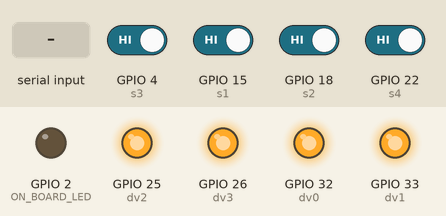
Recording of a sketch running on a simulated ESP32. Shown: output pins drawn as LEDs (lit = HIGH). Inputs (shaded band) come from the test bench; at power-on: GPIO 4 (s3), GPIO 15 (s1), GPIO 18 (s2), GPIO 22 (s4) HIGH. WiFi joins after 1.5 s; servers stay silent unless stated; uploads are accepted with an empty reply; nothing arrives over Bluetooth unless stated; what the sketch prints to the serial monitor is not drawn.

Above: at 2.7 s.
2.8 s: GPIO 4 (s3) driven LOW
At 5.8 s:
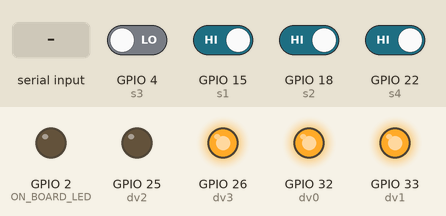
6.6 s: GPIO 15 (s1) driven LOW
At 9.6 s:
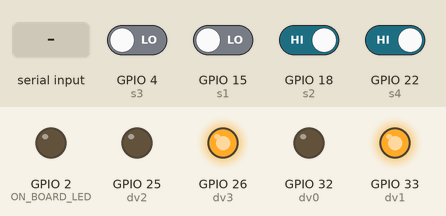
10.0 s: "d2off" received over the second serial link
At 12.3 s:
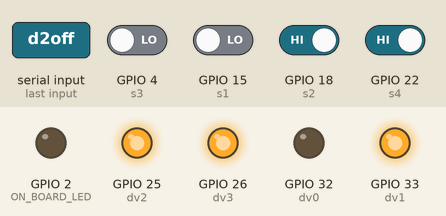
13.4 s: GPIO 18 (s2) driven LOW
At 16.2 s:
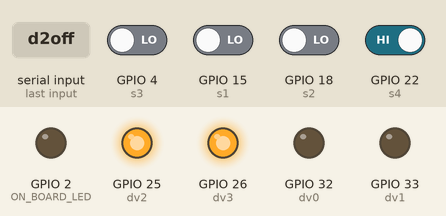
17.0 s: GPIO 22 (s4) driven LOW
At 20.1 s:
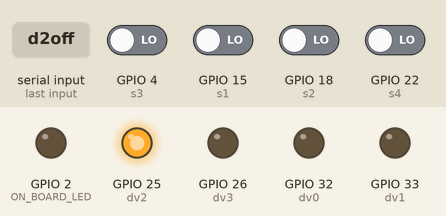
20.4 s: "d0off" received over the second serial link
At 22.7 s:
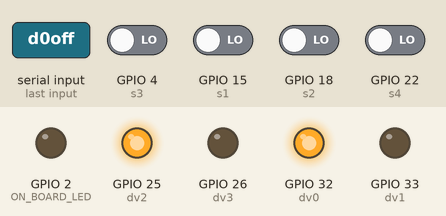
Timing chart, 0 to 24.2 s (numbered marks = the images above; inputs shaded):
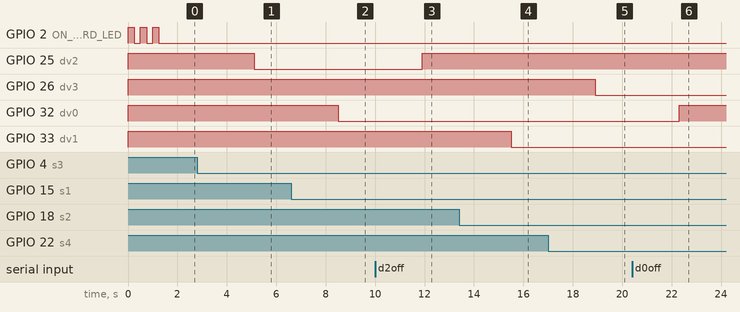

The sketch:

espcode.ino
```cpp
#include <WiFi.h>
#include <HTTPClient.h>
#include "BluetoothSerial.h"

#if !defined(CONFIG_BT_ENABLED) || !defined(CONFIG_BLUEDROID_ENABLED)
#error Bluetooth is not enabled! Please run `make menuconfig` to and enable it
#endif

#define WIFI_NETWORK "M Home"
#define WIFI_PASSWORD "298Aa537"
#define WIFI_TIMEOUT 20000

#define s1 15
#define s2 18
#define s3 4
#define s4 22

#define ON_BOARD_LED 2
#define dv0 32
#define dv1 33
#define dv2 25
#define dv3 26

int flag1_previous =0, flag2_previous = 0, flag3_previous = 0, flag4_previous= 0;
String host = "zeeshanautohome.000webhostapp.com", url = "/read.php", device;
int httpPort = 80, t = 0;

BluetoothSerial SerialBT;

void connectToWiFi() {
    Serial.println("Connecting to WiFi");
    pinMode(ON_BOARD_LED, OUTPUT);
    WiFi.mode(WIFI_STA);
    unsigned long startTime = millis();
    WiFi.begin(WIFI_NETWORK, WIFI_PASSWORD);
    while (WiFi.status() != WL_CONNECTED && millis() - startTime < WIFI_TIMEOUT) {
        Serial.print("..");
        digitalWrite(ON_BOARD_LED, HIGH);
        delay(250);
        digitalWrite(ON_BOARD_LED, LOW);
        delay(250);
    }
    if (WiFi.status() == WL_CONNECTED) {
        Serial.println("WiFi Connected");
        Serial.println(WiFi.localIP());
    }
}

void setup() {
    Serial.begin(9600);
    digitalWrite(dv0, HIGH);
    digitalWrite(dv1, HIGH);
    digitalWrite(dv2, HIGH);
    digitalWrite(dv3, HIGH);
    pinMode(dv0, OUTPUT);
    pinMode(dv1, OUTPUT);
    pinMode(dv2, OUTPUT);
    pinMode(dv3, OUTPUT);
    pinMode(s1, INPUT);
    pinMode(s2, INPUT);
    pinMode(s3, INPUT);
    pinMode(s4, INPUT);
    SerialBT.begin("ESP32test");
    Serial.println("Bluetooth started!");
    connectToWiFi();
}
void loop() {
    if (WiFi.status() == WL_CONNECTED) {
        device = "";
        device = httpGetRequest();
        Serial.println("Data read: ");
        Serial.println(device);
        printToRelay();
    }
    if (SerialBT.available()) {
        device = "";
        String data = blueDataDecode();
        if (device.indexOf("wifion") > 0) {
            connectToWiFi();
        }
        else if (device.indexOf("wifioff") > 0) {
            WiFi.disconnect();
            Serial.println("wifi disconnected");
        }
        postToURL(printToRelay());
    }
    device = "";
    switches();
    postToURL(printToRelay());
    delay(3000);
}

String httpGetRequest() {
    HTTPClient http;
    String payload = "";
    http.begin(host, httpPort, url);
    int httpResp = http.GET();
    if (httpResp > 0) {
        t = 0;
        payload = http.getString();
    }
    else {
        t++;
        Serial.print("Error code: ");
        Serial.println(httpResp);
    }
    http.end();
    if (t > 10) {
        Serial.println("Wifi disconnected");
        WiFi.disconnect();
    }
    return payload;
}
String printToRelay() {
    String datapost = "";
    // for first device
    if (device.indexOf("d0on") > 0) {
        digitalWrite(dv0, LOW);
        datapost += "&hidden_status=on";
        Serial.println("R1 on");
    }
    else if (device.indexOf("d0off") > 0) {
        digitalWrite(dv0, HIGH);
        datapost += "&hidden_status=off";
        Serial.println("R1 off");
    }
    // for 2nd device
    if (device.indexOf("d1on") > 0) {
        digitalWrite(dv1, LOW);
        datapost +="&hidden_status1=on";
        Serial.println("R2 on");
    }
    else if (device.indexOf("d1off") > 0) {
        digitalWrite(dv1, HIGH);
        datapost +="&hidden_status1=off";
        Serial.println("R2 off");
    }
    // for 3rd device
    if (device.indexOf("d2on") > 0) {
        digitalWrite(dv2, LOW);
        datapost += "&hidden_status2=on";
        Serial.println("R3 on");
    }
    else if (device.indexOf("d2off") > 0) {
        digitalWrite(dv2, HIGH);
        datapost += "&hidden_status2=off";
        Serial.println("R3 off");
    }
    // for 4rth device
    if (device.indexOf("d3on") > 0) {
        digitalWrite(dv3, LOW);
        datapost += "&hidden_status3=on";
        Serial.println("R4 on");
    }
    else if (device.indexOf("d3off") > 0) {
        digitalWrite(dv3, HIGH);
        datapost += "&hidden_status3=off";
        Serial.println("R4 off");
    }
    return datapost;
}
String blueDataDecode() {
    char incomingChar;
    String message = "";
    while (SerialBT.available()) {
        incomingChar = SerialBT.read();
        message += String(incomingChar);
    }
    //Serial.print("Bluetooth dataread: ");
    //Serial.println(message);
    device = "space " + message;
    return device;
}
void postToURL(String relaystatus) {
    if (WiFi.status() == WL_CONNECTED) {
        HTTPClient http;
        String url1 = "/update.php";
        http.begin(host, httpPort, url1);
        http.addHeader("Content-Type", "application/x-www-form-urlencoded");
        int httpResp = http.POST(relaystatus);
        if (httpResp > 0) {
            t = 0;
            Serial.println("posted to server");
        }
        else {
            t++;
            Serial.print("Error code: ");
            Serial.println(httpResp);
            delay(2000);
        }
        http.end();
    }
}
void switches(){
  if(digitalRead(s1) == LOW && flag1_previous == 0){
    device += "space d0on";
    flag1_previous = 1;
  }
   if(digitalRead(s1) == HIGH && flag1_previous == 1){
    device += "space d0off";
    flag1_previous = 0;
  }
    if(digitalRead(s2) == LOW && flag2_previous == 0){
    device += "space d1on";
    flag2_previous = 1;
  }
   if(digitalRead(s2) == HIGH && flag2_previous == 1){
    device += "space d1off";
    flag2_previous = 0;
  }
    if(digitalRead(s3) == LOW && flag3_previous == 0){
    device += "space d2on";
    flag3_previous = 1;
  }
   if(digitalRead(s3) == HIGH && flag3_previous == 1){
    device += "space d2off";
    flag3_previous = 0;
  }
  if(digitalRead(s4) == LOW && flag4_previous == 0){
    device += "space d3on";
    flag4_previous = 1;
  }
   if(digitalRead(s4) == HIGH && flag4_previous == 1){
    device += "space d3off";
    flag4_previous = 0;
  }
}
```

Measured:
- after the input at 2.8 s, GPIO 25 (dv2): HIGH → LOW after 2.3 s
- after the input at 6.6 s, GPIO 32 (dv0): HIGH → LOW after 1.9 s
- after the input at 10.0 s, GPIO 25 (dv2): LOW → HIGH after 1.9 s
- after the input at 13.4 s, GPIO 33 (dv1): HIGH → LOW after 2.1 s
- after the input at 17.0 s, GPIO 26 (dv3): HIGH → LOW after 1.9 s
- after the input at 20.4 s, GPIO 32 (dv0): LOW → HIGH after 1.9 s
